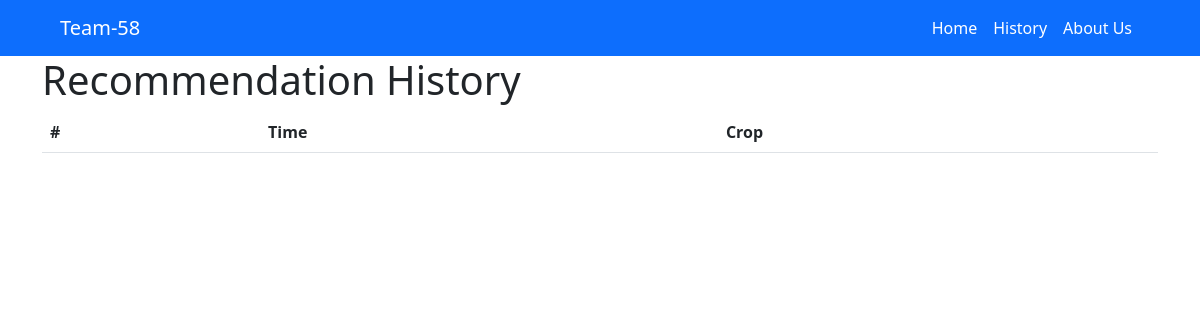
The page /history/ on the database as committed earlier.
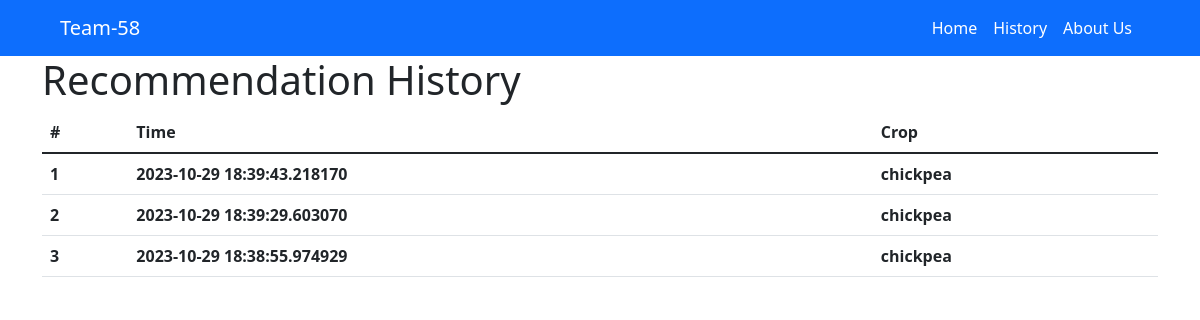
The same page on the database as committed later.
### portapp/models.py (models this page shows)
class HISTORY(models.Model):
    crop=models.CharField(max_length=100)
    time=models.CharField(max_length=100,blank=False,default=9)

### portapp/views.py (the view)
# urls.py: path('history/',views.history,name='history'),
def history(request):
    data=HISTORY.objects.all().order_by('-time').values()
    context={
        "data":data
    }
    return render(request,'final/history.html',context)

### templates/final/history.html (shortened to what this page needs)
<!doctype html>
<html lang="en">
  <head>
    <link href="https://cdn.jsdelivr.net/npm/bootstrap@5.1.3/dist/css/bootstrap.min.css" rel="stylesheet">
  </head>
  <body>
    <nav class="navbar navbar-expand-lg navbar-dark bg-primary">
        <div class="container-fluid">
          <a class="navbar-brand px-5" href="#">Team-58</a>
          <div class=" collapse navbar-collapse" id="navbarSupportedContent">
            <ul class="navbar-nav ms-auto mb-2 mb-lg-0 px-5">
              <li class="nav-item">
                <a class="nav-link active " aria-current="page" href="/">Home</a>
              </li>
              <li class="nav-item">
                <a class="nav-link active" aria-current="page" href="/history">History</a>
              </li>
              <li class="nav-item">
                <a class="nav-link active" aria-current="page" href="#">About Us</a>
              </li>
            </ul>
          </div>
        </div>
      </nav>
<div class=container>
    <h1>Recommendation History</h1>
    <table class="table">
        <thead>
            <tr>
                <th>#</th>
                <th>Time</th>
                <th>Crop</th>
              </tr>
        </thead>
        <tbody>
          {% for d in data %}
          <tr>
            <th>{{ forloop.counter }}</th>
            <th>{{d.time}}</th>
            <th>{{d.crop}}</th>
          </tr>
          {% endfor %}
        </tbody>
      </table>
    </div>
  </body>
</html>

Rows that differ between the two databases and show on the page:
added HISTORY: time "2023-10-29 18:39:43.218170", crop "chickpea"
added HISTORY: time "2023-10-29 18:39:29.603070", crop "chickpea"
added HISTORY: time "2023-10-29 18:38:55.974929", crop "chickpea"
